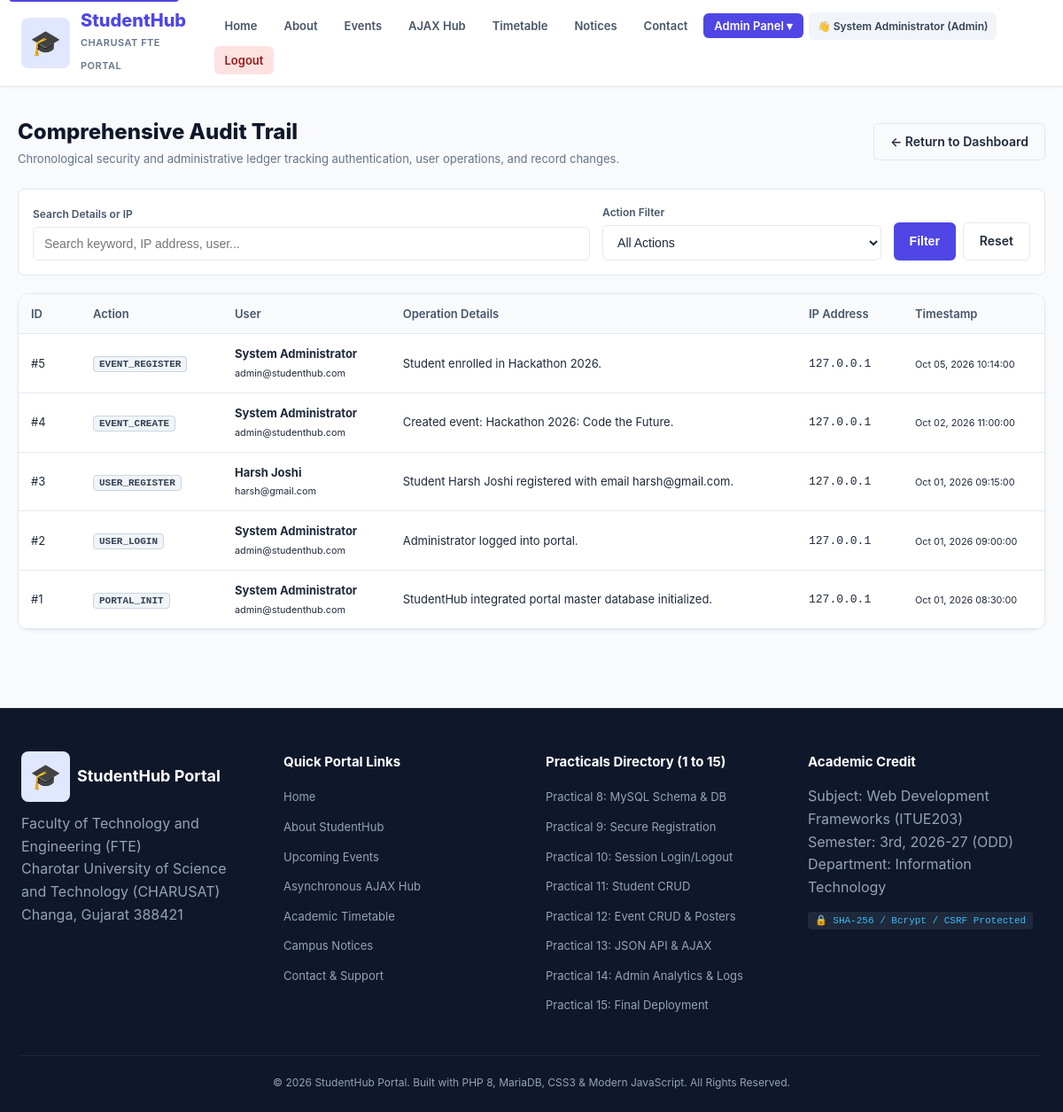
/audit_logs.php (signed in), run on the app's committed database.
### tables this page shows
CREATE TABLE `audit_logs` (
  `id` int(11) NOT NULL AUTO_INCREMENT,
  `user_id` int(11) DEFAULT NULL,
  `action` varchar(100) NOT NULL,
  `details` text DEFAULT NULL,
  `ip_address` varchar(45) DEFAULT NULL,
  `created_at` timestamp NOT NULL DEFAULT current_timestamp(),
  PRIMARY KEY (`id`),
  KEY `user_id` (`user_id`)
);

### audit_logs.php (the view, shortened to what this page needs)
<?php
require_once __DIR__ . '/config/auth.php';
$search = trim($_GET['search'] ?? '');
$where = ["1=1"];
$sql = "
    SELECT a.id, COALESCE(u.name, 'System / Visitor') as user_name, COALESCE(u.email, 'system') as user_email,
           a.action, a.details, a.ip_address, a.created_at
    FROM audit_logs a
    LEFT JOIN users u ON a.user_id = u.id
    WHERE " . implode(" AND ", $where) . "
    ORDER BY a.created_at DESC
    LIMIT 100
";
$stmt = $conn->prepare($sql);
$stmt->execute();
$logs = $stmt->get_result()->fetch_all(MYSQLI_ASSOC);
require_once __DIR__ . '/includes/header.php';
?>
<div class="content-container">
    <div class="toolbar">
        <div>
            <h1>Comprehensive Audit Trail</h1>
            <p>Chronological security and administrative ledger tracking authentication, user operations, and record changes.</p>
        </div>
        <a href="admin_dashboard.php" class="btn btn-outline">&larr; Return to Dashboard</a>
    </div>
    <form method="GET" action="audit_logs.php" class="filter-bar">
        <div class="filter-group flex-2">
            <label for="search">Search Details or IP</label>
            <input type="text" id="search" name="search" value="<?= htmlspecialchars($search) ?>" placeholder="Search keyword, IP address, user...">
        </div>
        <div class="filter-group">
            <label for="action">Action Filter</label>
            <select id="action" name="action">
                <option value="">All Actions</option>
            </select>
        </div>
        <div class="filter-buttons">
            <button type="submit" class="btn btn-primary">Filter</button>
            <a href="audit_logs.php" class="btn btn-outline">Reset</a>
        </div>
    </form>
    <div class="card" style="padding: 0; overflow: hidden; margin-top: 20px;">
        <div class="table-container">
            <table class="data-table">
                <thead>
                    <tr>
                        <th width="70">ID</th>
                        <th width="160">Action</th>
                        <th>User</th>
                        <th>Operation Details</th>
                        <th width="120">IP Address</th>
                        <th width="160">Timestamp</th>
                    </tr>
                </thead>
                <tbody>
                    <?php if (!empty($logs)): ?>
                        <?php foreach ($logs as $l): ?>
                            <tr>
                                <td>#<?= (int)$l['id'] ?></td>
                                <td><span class="action-tag"><?= htmlspecialchars($l['action']) ?></span></td>
                                <td>
                                    <strong><?= htmlspecialchars($l['user_name']) ?></strong><br>
                                    <small class="text-muted"><?= htmlspecialchars($l['user_email']) ?></small>
                                </td>
                                <td><?= htmlspecialchars($l['details']) ?></td>
                                <td><code><?= htmlspecialchars($l['ip_address']) ?></code></td>
                                <td><small><?= date('M d, Y H:i:s', strtotime($l['created_at'])) ?></small></td>
                            </tr>
                        <?php endforeach; ?>
                    <?php else: ?>
                        <tr><td colspan="6" style="text-align: center; padding: 24px;">No audit records matching criteria.</td></tr>
                    <?php endif; ?>
                </tbody>
            </table>
        </div>
    </div>
</div>
<?php require_once __DIR__ . '/includes/footer.php'; ?>

### css/style.css (style rules this page uses)
:root { --primary: #4f46e5; --primary-hover: #4338ca; --primary-light: #e0e7ff; --secondary: #059669; --secondary-hover: #047857; --text-dark: #1e293b; --text-muted: #64748b; --bg-main: #f8fafc; --bg-card: #ffffff; --border: #e2e8f0; --success: #10b981; --danger: #ef4444; --warning: #f59e0b; }
* { box-sizing: border-box; margin: 0; padding: 0; }
body { font-family: -apple-system, BlinkMacSystemFont, "Segoe UI", Roboto, Helvetica, Arial, sans-serif; background-color: var(--bg-main); color: var(--text-dark); line-height: 1.6; min-height: 100vh; display: flex; flex-direction: column; }
.content-container { max-width: 1280px; margin: 0 auto; padding: 32px 20px; }
.card { background: var(--bg-card); border: 1px solid var(--border); border-radius: 12px; box-shadow: 0 2px 4px rgba(0,0,0,0.03); padding: 28px; }
label { display: block; font-size: 13px; font-weight: 600; color: #334155; margin-bottom: 5px; }
input[type="text"], input[type="email"], input[type="tel"], input[type="password"], input[type="date"], select, textarea { width: 100%; padding: 10px 12px; font-size: 14px; border: 1px solid var(--border); border-radius: 6px; background-color: #ffffff; color: var(--text-dark); }
.action-tag { background: #f1f5f9; border: 1px solid #cbd5e1; color: #334155; padding: 2px 6px; border-radius: 4px; font-family: monospace; font-size: 11px; font-weight: 600; }
.btn { display: inline-block; padding: 9px 18px; font-size: 14px; font-weight: 600; border-radius: 6px; border: none; cursor: pointer; text-decoration: none; text-align: center; transition: all 0.2s; }
.btn-primary { background: var(--primary); color: #ffffff; }
.btn-outline { background: transparent; border: 1px solid var(--border); color: var(--text-dark); }
.toolbar { display: flex; justify-content: space-between; align-items: center; margin-bottom: 24px; flex-wrap: wrap; gap: 16px; }
.toolbar h1 { font-size: 24px; color: #0f172a; font-weight: 800; }
.toolbar p { font-size: 13px; color: var(--text-muted); }
.filter-bar { display: flex; flex-wrap: wrap; gap: 14px; background: #ffffff; border: 1px solid var(--border); padding: 16px; border-radius: 8px; margin-bottom: 20px; align-items: flex-end; }
.filter-group { display: flex; flex-direction: column; flex: 1; min-width: 160px; }
.filter-group.flex-2 { flex: 2; min-width: 240px; }
.filter-group label { font-size: 12px; font-weight: 600; color: #475569; margin-bottom: 4px; }
.filter-buttons { display: flex; gap: 8px; }
.table-container { overflow-x: auto; }
.data-table, .simple-table { width: 100%; border-collapse: collapse; font-size: 13px; }
.data-table th, .data-table td, .simple-table th, .simple-table td { padding: 12px 14px; border-bottom: 1px solid var(--border); text-align: left; }
.data-table th, .simple-table th { background: #f8fafc; color: #475569; font-weight: 600; }

### data on the page
audit_logs: id "5", action "EVENT_REGISTER", user_name "System Administrator", user_email "admin@studenthub.com", details "Student enrolled in Hackathon 2026.", ip_address "127.0.0.1", created_at "Oct 05, 2026 10:14:00"
audit_logs: id "4", action "EVENT_CREATE", user_name "System Administrator", user_email "admin@studenthub.com", details "Created event: Hackathon 2026: Code the Future.", ip_address "127.0.0.1", created_at "Oct 02, 2026 11:00:00"
audit_logs: id "3", action "USER_REGISTER", user_name "Harsh Joshi", user_email "harsh@gmail.com", details "Student Harsh Joshi registered with email harsh@gmail.com.", ip_address "127.0.0.1", created_at "Oct 01, 2026 09:15:00"
audit_logs: id "2", action "USER_LOGIN", user_name "System Administrator", user_email "admin@studenthub.com", details "Administrator logged into portal.", ip_address "127.0.0.1", created_at "Oct 01, 2026 09:00:00"
audit_logs: id "1", action "PORTAL_INIT", user_name "System Administrator", user_email "admin@studenthub.com", details "StudentHub integrated portal master database initialized.", ip_address "127.0.0.1", created_at "Oct 01, 2026 08:30:00"

### other printed values
$user['name'] "System Administrator"
$user['role'] "Admin"
